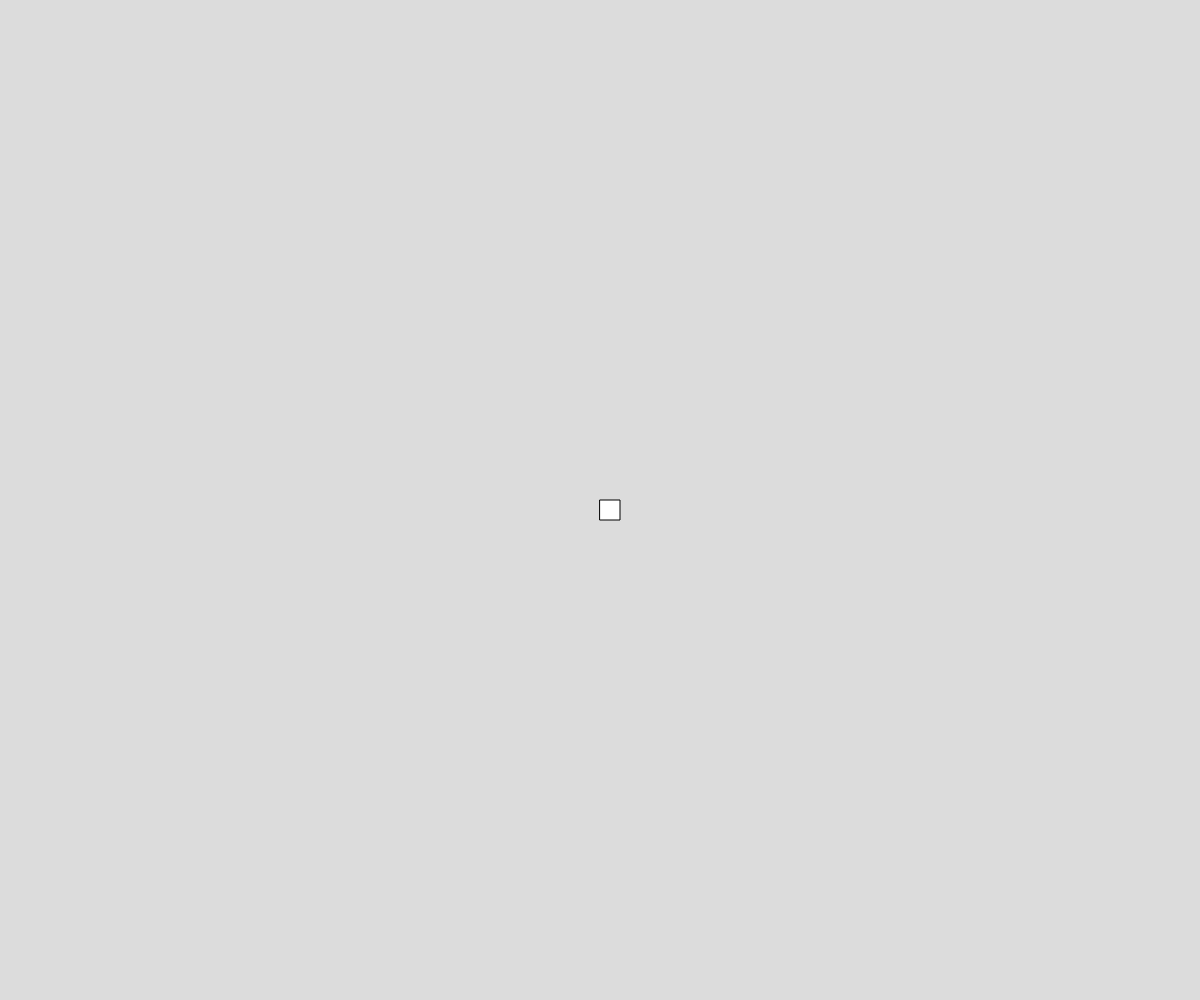
Frame 1 (no input)
Frame 60 (no input): identical to frame 1, image omitted
Frame 120 (the mouse pressed at the canvas centre since frame 60): identical to frame 1, image omitted

The p5.js sketch that drew this single still picture (run headless with seeded random() and noise() and a simulated clock; from frame 60 on, the mouse is pressed at the canvas centre):

// p5.js sketch
// ── sketch.js
// Tag Game
// Ayeman & Muhammad
// May 4/26

let player1;

function setup() {
  createCanvas(windowWidth, windowHeight);
  player1 = new player(width/2, height/2, 0, 1);
}

function draw() {
  background(220);
  player1.action();
}

class player{
  constructor(x,y,mood, playerNumber){
    this.x = x;
    this.y = y;
    this.mood = mood;
    this.playerNumber = playerNumber;
    this.speed = 2;
    this.jumpHeight = 3;
  }

  movement(){
    // This function will handle all movement
    if(this.playerNumber === 1){
      if(keyIsDown(LEFT_ARROW)){
        this.x -= this.speed;
        if(this.x < 0 ) this.x = 0;
      }
      if(keyIsDown(RIGHT_ARROW)){
        this.x += this.speed;
        if(this.x > width) this.x = width;
      }
      if(keyIsDown(UP_ARROW)){
        // - is up becous 0 to height
        this.y -= this.jumpHeight;
        if(this.y > height) this.y = height;
      }
      if(keyIsDown(DOWN_ARROW)){
        // If the player has a anilitey to go down they can

      }
    }
  }

  gravity(){
    // This function gives the player gravitey
    
  }
    
  

  show(){
    // this function will display the charcter
    rect(this.x,this.y, 20,20);
  }

  action(){
    this.show();
    this.movement();
  }
} 
